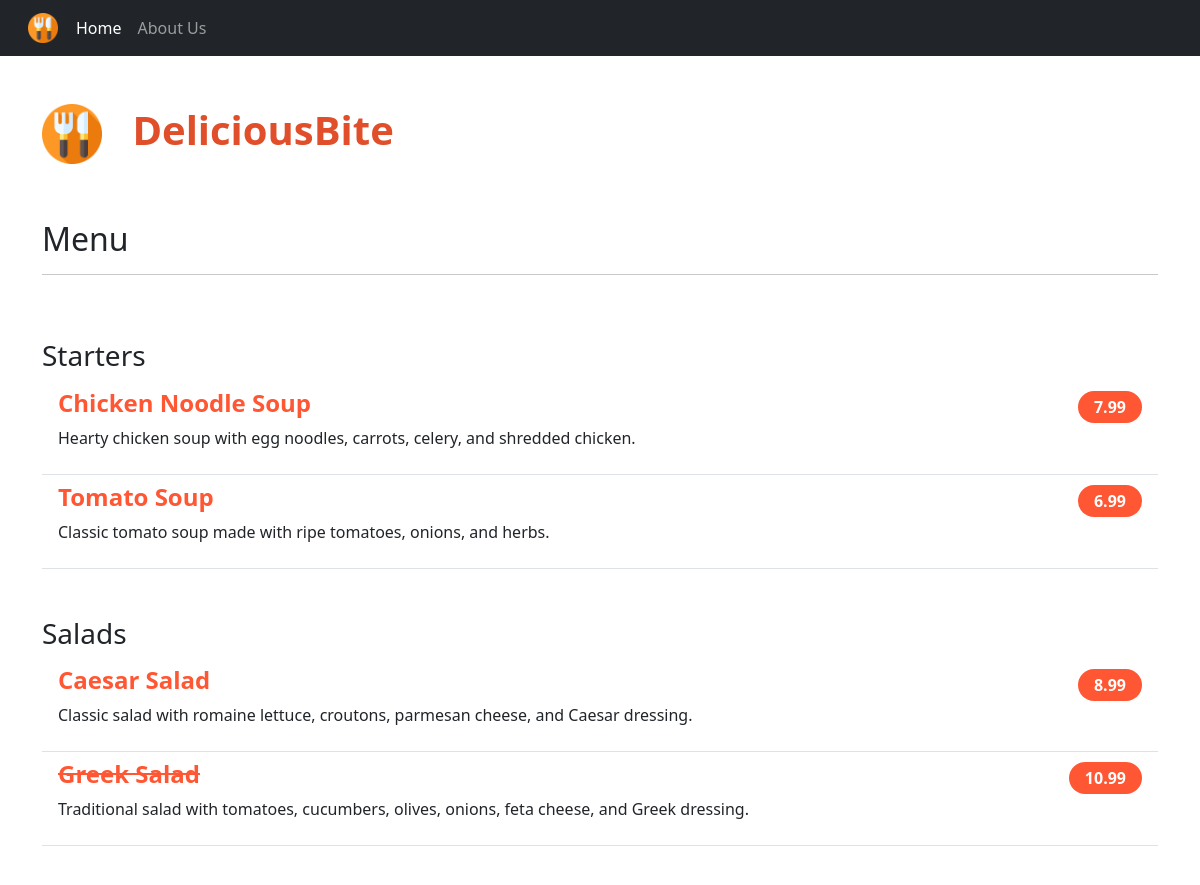
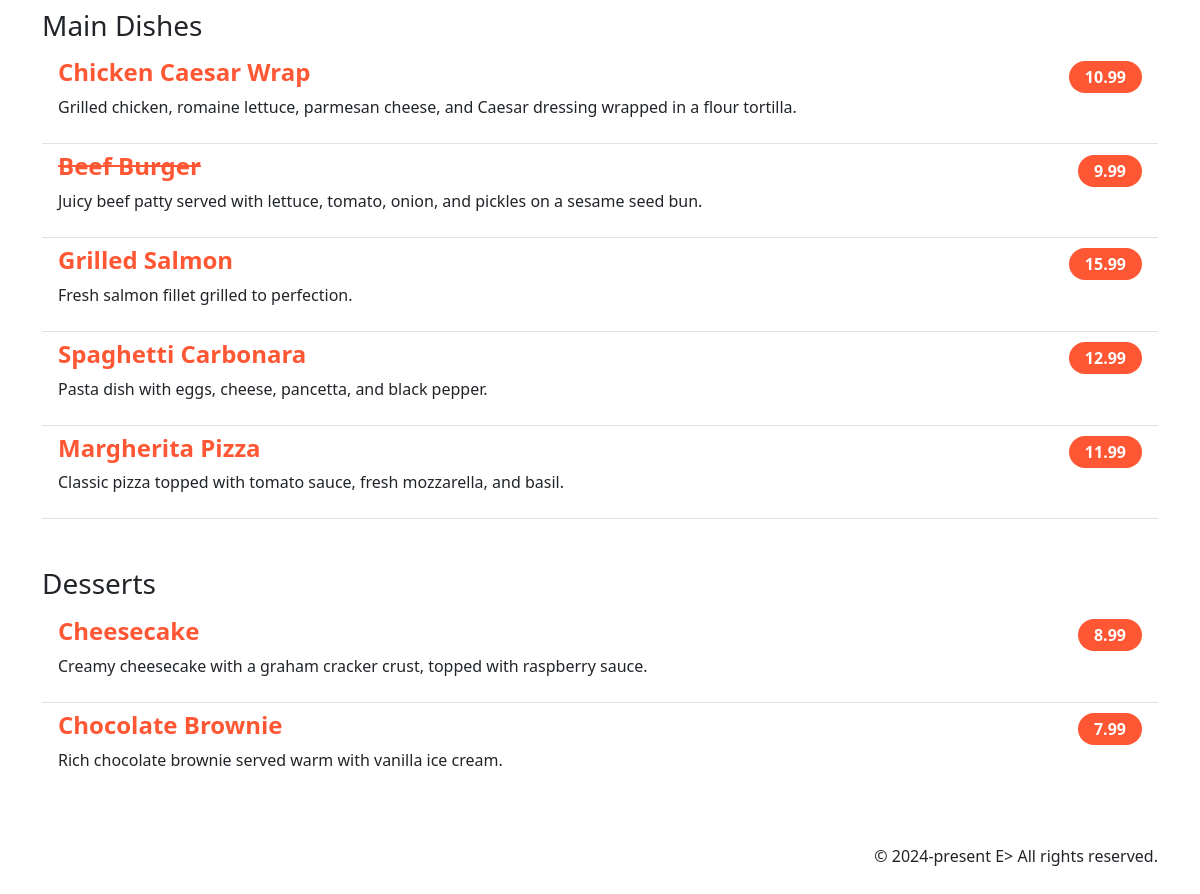
The page / on the database its author committed (2 pictures, top to bottom).
### Menu/models.py (models this page shows, shortened)
class MenuItem(models.Model):
    meal = models.CharField(max_length=80, unique=True)
    description = models.CharField(max_length=2000)
    price = models.DecimalField(max_digits=10, decimal_places=2)
    course = models.CharField(max_length=200, choices=COURSE_CHOICES)
    chef = models.ForeignKey(User, on_delete=models.PROTECT)
    status = models.IntegerField(choices=STATUS_CHOICES, default=1)
    date_created = models.DateTimeField(auto_now_add=True)
    date_modified = models.DateTimeField(auto_now=True)

### Menu/views.py (the view)
class MenuListView(ListView):
    queryset = MenuItem.objects.order_by('-date_created')
    template_name = 'Menu/index.html'
    context_object_name = 'menu_list'
    def get_context_data(self, **kwargs):
        context = super().get_context_data(**kwargs)
        context['courses'] = COURSE_CHOICES
        return context

### Menu/templates/Menu/index.html
{% extends 'Menu/base.html' %}
{% load static %}
{% block content %}
    <h2 class="pt-5">Menu</h2><hr>
    <ul class="list-group list-group-flush">
        {% for course in courses %}
            <h3 class="pt-5"> {{ course.1 }} </h3>
            {% for item in menu_list %}
                {% if item.course == course.0 %}
                    {% if item.status %}
                        <li class="list-group-item d-flex justify-content-between align-items-center border-0 pb-0">
                            <a class="menu-item" href="{% url 'menu_item_detail' item.pk %}"><h4>{{ item.meal }}</h4></a>
                            <span class="badge custom-badge rounded-pill">{{ item.price }}</span>
                        </li>
                    {% else %}
                        <li class="list-group-item d-flex justify-content-between align-items-center border-0 pb-0">
                            <a class="menu-item" href="{% url 'menu_item_detail' item.pk %}"><h4><del>{{ item.meal }}</del></h4></a>
                            <span class="badge custom-badge rounded-pill">{{ item.price }}</span>
                        </li>
                    {% endif %}
                    <li class="list-group-item pt-0">
                        <p >{{ item.description }}</p>
                    </li>
                {% endif %}
            {% endfor %}
        {% endfor %}
    </ul>
{% endblock %}

### Menu/static/Menu/css/styles.css (style rules this page uses)
.menu-item { text-decoration: none; color: #ff5733; }
h4, .title { font-weight: bolder; }
.custom-badge { background-color: #ff5733; color: #ffffff; padding: 0.5em 1em; border-radius: 50px; display: inline-block; font-size: 1em; }

### rows shown on the page
MenuItem: meal "Chicken Noodle Soup", price "7.99", description "Hearty chicken soup with egg noodles, carrots, celery, and shredded chicken."
MenuItem: meal "Tomato Soup", price "6.99", description "Classic tomato soup made with ripe tomatoes, onions, and herbs."
MenuItem: meal "Caesar Salad", price "8.99", description "Classic salad with romaine lettuce, croutons, parmesan cheese, and Caesar dressing."
MenuItem: meal "Greek Salad", price "10.99", description "Traditional salad with tomatoes, cucumbers, olives, onions, feta cheese, and Greek dressing."
MenuItem: meal "Chicken Caesar Wrap", price "10.99", description "Grilled chicken, romaine lettuce, parmesan cheese, and Caesar dressing wrapped in a flour tortilla."
MenuItem: meal "Beef Burger", price "9.99", description "Juicy beef patty served with lettuce, tomato, onion, and pickles on a sesame seed bun."
MenuItem: meal "Grilled Salmon", price "15.99", description "Fresh salmon fillet grilled to perfection."
MenuItem: meal "Spaghetti Carbonara", price "12.99", description "Pasta dish with eggs, cheese, pancetta, and black pepper."
MenuItem: meal "Margherita Pizza", price "11.99", description "Classic pizza topped with tomato sauce, fresh mozzarella, and basil."
MenuItem: meal "Cheesecake", price "8.99", description "Creamy cheesecake with a graham cracker crust, topped with raspberry sauce."
MenuItem: meal "Chocolate Brownie", price "7.99", description "Rich chocolate brownie served warm with vanilla ice cream."

### other values the page prints
{{ course.1 }} "Starters" "Salads" "Main Dishes" "Desserts"
